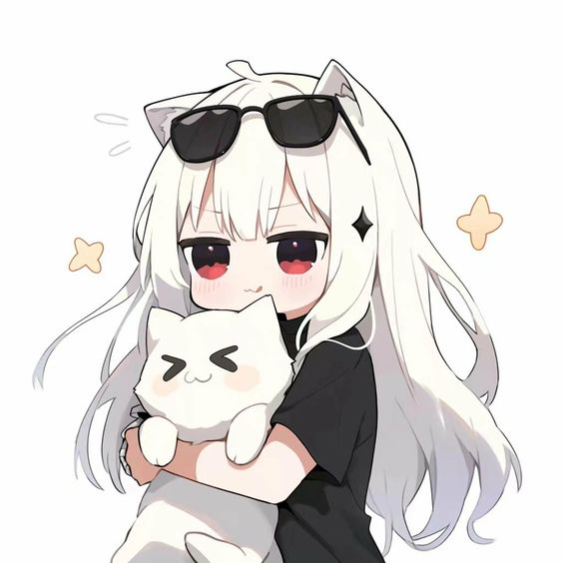
#> input picture default.png, 563 x 563 px
$ python -i imageCache.py   (imports and definitions only)
#> lines starting #> are read from the running program, lines starting #| are printed output that depends on the picture
### core/configManager.py
# IotaPlayer - A feature-rich music player application
# Copyright (C) 2025 Charlie
#
# This program is free software: you can redistribute it and/or modify
# it under the terms of the GNU General Public License as published by
# the Free Software Foundation, either version 3 of the License, or
# (at your option) any later version.
#
# This program is distributed in the hope that it will be useful,
# but WITHOUT ANY WARRANTY; without even the implied warranty of
# MERCHANTABILITY or FITNESS FOR A PARTICULAR PURPOSE.  See the
# GNU General Public License for more details.
#
# You should have received a copy of the GNU General Public License
# along with this program.  If not, see <https://www.gnu.org/licenses/>.

# core/configManager.py
# =============
# Centralized configuration management for IotaPlayer.
# Provides thread-safe singleton access to configuration operations,
# eliminating code duplication and ensuring consistent config handling.
# =============

import os
import json
import platform
import logging
import threading
from typing import Dict, Any, Optional
from pathlib import Path


class ConfigManager:
    """
    Singleton configuration manager for IotaPlayer.

    Provides centralized, thread-safe access to configuration operations including
    path resolution, config loading/saving, and caching to reduce file I/O.

    Usage:
        config_mgr = ConfigManager.get_instance()
        config = config_mgr.load_config()
        config_mgr.save_config(updated_config)
    """

    _instance: Optional['ConfigManager'] = None
    _lock = threading.Lock()

    def __init__(self):
        """Initialize ConfigManager. Use get_instance() instead of direct instantiation."""
        if ConfigManager._instance is not None:
            raise RuntimeError("Use ConfigManager.get_instance() to get the singleton instance")

        self._config_cache: Optional[Dict[str, Any]] = None
        self._cache_lock = threading.Lock()
        self._logger = logging.getLogger(__name__)

    @classmethod
    def get_instance(cls) -> 'ConfigManager':
        """
        Get the singleton instance of ConfigManager.

        Thread-safe singleton implementation using double-checked locking.

        Returns:
            ConfigManager: The singleton instance
        """
        if cls._instance is None:
            with cls._lock:
                if cls._instance is None:
                    cls._instance = cls()
        return cls._instance

    def get_config_dir(self) -> str:
        """
        Get the configuration directory path based on the operating system.

        Returns:
            str: Absolute path to the configuration directory
                 - Windows: %APPDATA%/IotaPlayer
                 - Linux/Unix: ~/.config/IotaPlayer
        """
        if platform.system() == "Windows":
            base = os.environ.get("APPDATA", os.path.expanduser("~"))
            return os.path.join(base, "IotaPlayer")
        else:
            return os.path.join(os.path.expanduser("~"), ".config", "IotaPlayer")

    # [114 lines left out: functions get_config_path, load_config, save_config, invalidate_cache, ensure_config_exists, not called in this run]

### core/imageCache.py
# IotaPlayer - A feature-rich music player application
# Copyright (C) 2025 Charlie
#
# This program is free software: you can redistribute it and/or modify
# it under the terms of the GNU General Public License as published by
# the Free Software Foundation, either version 3 of the License, or
# (at your option) any later version.
#
# This program is distributed in the hope that it will be useful,
# but WITHOUT ANY WARRANTY; without even the implied warranty of
# MERCHANTABILITY or FITNESS FOR A PARTICULAR PURPOSE.  See the
# GNU General Public License for more details.
#
# You should have received a copy of the GNU General Public License
# along with this program.  If not, see <https://www.gnu.org/licenses/>.

# core/imageCache.py
# =============
# This module manages caching and processing of cover art images for songs.
# It handles image resizing, cropping, and caching to improve performance
# and reduce redundant processing.
# The cache is stored in a user-specific directory based on the platform.
# =============
import os
from PIL import Image, ImageQt
from PyQt6.QtGui import QPixmap
import io
from core.configManager import ConfigManager

class CoverArtCache:
    def __init__(self, cache_dir=None):
        if cache_dir is None:
            config_manager = ConfigManager.get_instance()
            cache_dir = os.path.join(config_manager.get_config_dir(), "cover_cache")
        self.cache_dir = cache_dir
        if not os.path.exists(self.cache_dir):
            os.makedirs(self.cache_dir, exist_ok=True)
        self.cache = {}

    def get_cover(self, image_path, size=250):
        cache_key = f"{os.path.basename(image_path)}_{size}"
        cache_file = os.path.join(self.cache_dir, cache_key + ".png")
        if cache_key in self.cache:
            return self.cache[cache_key]
        if os.path.exists(cache_file):
            pixmap = QPixmap(cache_file)
            self.cache[cache_key] = pixmap
            return pixmap
        pixmap = self.process_and_cache(image_path, cache_file, size)
        self.cache[cache_key] = pixmap
        return pixmap

    def process_and_cache(self, image_path, cache_file, size):
#> called with image_path = '../default.png', size = 250
        try:
            img = Image.open(image_path).convert("RGBA")
#> img is the input picture: PIL image 563x563 RGBA; mean R, G, B, A 222.7, 220.1, 218.3, 255
            w, h = img.size
#> w = 563; h = 563
            # Crop to center square
            if w != h:
                min_side = min(w, h)
                left = (w - min_side) // 2
                top = (h - min_side) // 2
                img = img.crop((left, top, left + min_side, top + min_side))
            img = img.resize((size, size), Image.LANCZOS)
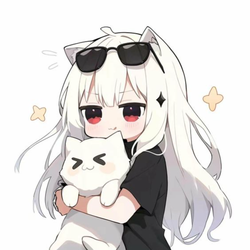
#> img: PIL image 250x250 RGBA; mean R, G, B, A 222.6, 219.9, 218.3, 255
            img.save(cache_file)
            return QPixmap.fromImage(ImageQt.ImageQt(img))
        except Exception as e:
            print(f"Error processing cover art: {e}")
#> (the run stopped early here; a loop or call above may not have finished)
